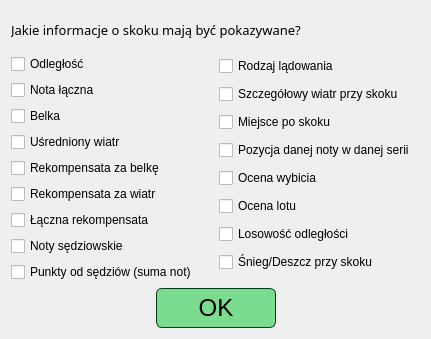
<?xml version="1.0" encoding="UTF-8"?>
<ui version="4.0">
 <class>JumpDataInfoChoiceDialog</class>
 <widget class="QDialog" name="JumpDataInfoChoiceDialog">
  <property name="geometry">
   <rect>
    <x>0</x>
    <y>0</y>
    <width>431</width>
    <height>339</height>
   </rect>
  </property>
  <property name="windowTitle">
   <string>Dialog</string>
  </property>
  <layout class="QVBoxLayout" name="verticalLayout_3">
   <item>
    <widget class="QLabel" name="label">
     <property name="font">
      <font>
       <family>Segoe UI Semibold</family>
       <pointsize>10</pointsize>
       <bold>false</bold>
      </font>
     </property>
     <property name="text">
      <string>Jakie informacje o skoku mają być pokazywane?</string>
     </property>
    </widget>
   </item>
   <item>
    <layout class="QHBoxLayout" name="horizontalLayout">
     <item>
      <layout class="QVBoxLayout" name="verticalLayout">
       <item>
        <widget class="QCheckBox" name="checkBox_distance">
         <property name="text">
          <string>Odległość</string>
         </property>
        </widget>
       </item>
       <item>
        <widget class="QCheckBox" name="checkBox_points">
         <property name="text">
          <string>Nota łączna</string>
         </property>
        </widget>
       </item>
       <item>
        <widget class="QCheckBox" name="checkBox_gate">
         <property name="text">
          <string>Belka</string>
         </property>
        </widget>
       </item>
       <item>
        <widget class="QCheckBox" name="checkBox_averagedWind">
         <property name="text">
          <string>Uśredniony wiatr</string>
         </property>
        </widget>
       </item>
       <item>
        <widget class="QCheckBox" name="checkBox_gateCompensation">
         <property name="text">
          <string>Rekompensata za belkę</string>
         </property>
        </widget>
       </item>
       <item>
        <widget class="QCheckBox" name="checkBox_windCompensation">
         <property name="text">
          <string>Rekompensata za wiatr</string>
         </property>
        </widget>
       </item>
       <item>
        <widget class="QCheckBox" name="checkBox_totalCompensation">
         <property name="text">
          <string>Łączna rekompensata</string>
         </property>
        </widget>
       </item>
       <item>
        <widget class="QCheckBox" name="checkBox_judges">
         <property name="text">
          <string>Noty sędziowskie</string>
         </property>
        </widget>
       </item>
       <item>
        <widget class="QCheckBox" name="checkBox_judgesPoints">
         <property name="text">
          <string>Punkty od sędziów (suma not)</string>
         </property>
        </widget>
       </item>
      </layout>
     </item>
     <item>
      <layout class="QVBoxLayout" name="verticalLayout_2">
       <item>
        <widget class="QCheckBox" name="checkBox_landingType">
         <property name="text">
          <string>Rodzaj lądowania</string>
         </property>
        </widget>
       </item>
       <item>
        <widget class="QCheckBox" name="checkBox_specificWind">
         <property name="text">
          <string>Szczegółowy wiatr przy skoku</string>
         </property>
        </widget>
       </item>
       <item>
        <widget class="QCheckBox" name="checkBox_positionAfterJump">
         <property name="text">
          <string>Miejsce po skoku</string>
         </property>
        </widget>
       </item>
       <item>
        <widget class="QCheckBox" name="checkBox_jumpPositionInRound">
         <property name="text">
          <string>Pozycja danej noty w danej serii</string>
         </property>
        </widget>
       </item>
       <item>
        <widget class="QCheckBox" name="checkBox_takeoffRating">
         <property name="text">
          <string>Ocena wybicia</string>
         </property>
        </widget>
       </item>
       <item>
        <widget class="QCheckBox" name="checkBox_flightRating">
         <property name="text">
          <string>Ocena lotu</string>
         </property>
        </widget>
       </item>
       <item>
        <widget class="QCheckBox" name="checkBox_distanceRandom">
         <property name="text">
          <string>Losowość odległości</string>
         </property>
        </widget>
       </item>
       <item>
        <widget class="QCheckBox" name="checkBox_snowRain">
         <property name="text">
          <string>Śnieg/Deszcz przy skoku</string>
         </property>
        </widget>
       </item>
      </layout>
     </item>
    </layout>
   </item>
   <item>
    <layout class="QHBoxLayout" name="horizontalLayout_OKButton">
     <item>
      <spacer name="horizontalSpacer">
       <property name="orientation">
        <enum>Qt::Horizontal</enum>
       </property>
       <property name="sizeHint" stdset="0">
        <size>
         <width>40</width>
         <height>20</height>
        </size>
       </property>
      </spacer>
     </item>
     <item>
      <widget class="QPushButton" name="pushButton_submit">
       <property name="minimumSize">
        <size>
         <width>120</width>
         <height>40</height>
        </size>
       </property>
       <property name="maximumSize">
        <size>
         <width>120</width>
         <height>40</height>
        </size>
       </property>
       <property name="font">
        <font>
         <pointsize>18</pointsize>
        </font>
       </property>
       <property name="styleSheet">
        <string notr="true">QPushButton{
border: 1px solid rgb(0, 59, 23);
border-radius: 6px;
color: rgb(0, 0, 0);
background-color: rgb(123, 220, 144);
}
QPushButton:hover{
background-color: rgb(153, 253, 174);
}</string>
       </property>
       <property name="text">
        <string>OK</string>
       </property>
      </widget>
     </item>
     <item>
      <spacer name="horizontalSpacer_2">
       <property name="orientation">
        <enum>Qt::Horizontal</enum>
       </property>
       <property name="sizeHint" stdset="0">
        <size>
         <width>40</width>
         <height>20</height>
        </size>
       </property>
      </spacer>
     </item>
    </layout>
   </item>
  </layout>
 </widget>
 <resources/>
 <connections/>
</ui>
